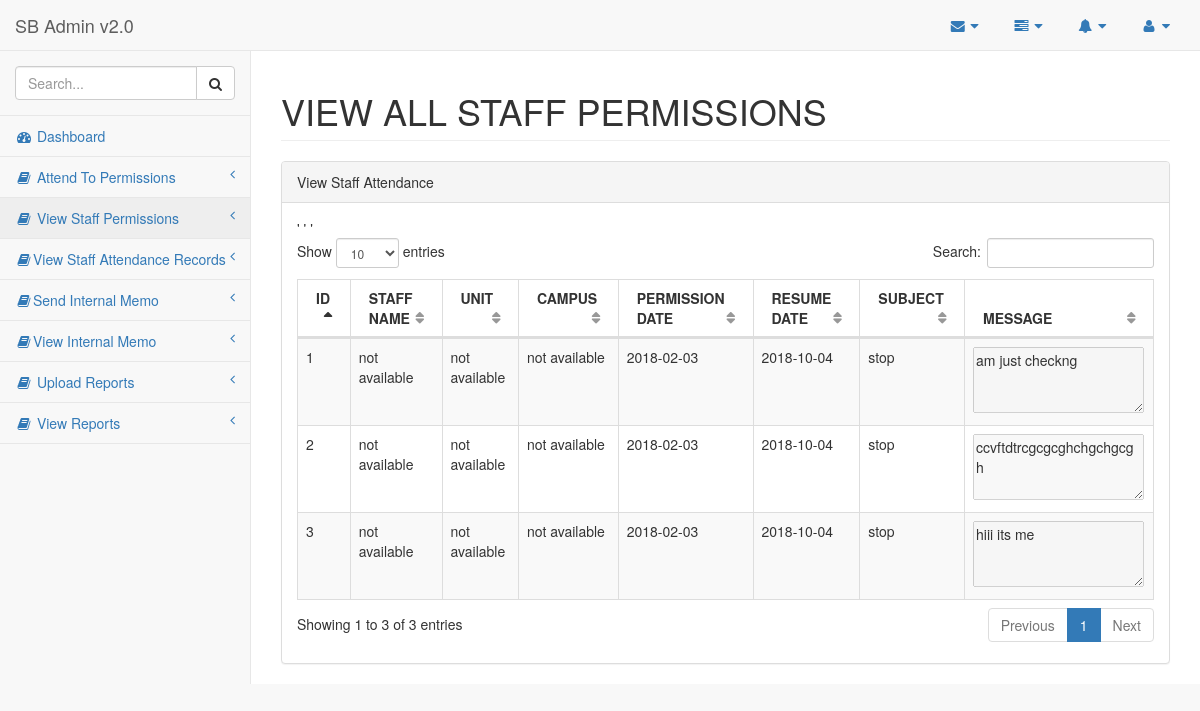
/admin/librarian/pages/viewstaffpermissions.php, run on the app's committed database.
### tables this page shows
CREATE TABLE `reply_permissions` (
  `id` int(6) NOT NULL,
  `staff_name` varchar(255) NOT NULL,
  `staff_id` varchar(255) NOT NULL,
  `unit` varchar(255) NOT NULL,
  `campus` varchar(255) NOT NULL,
  `d_o_p` date NOT NULL,
  `resume_date` date NOT NULL,
  `subject` varchar(255) NOT NULL,
  `status` varchar(255) NOT NULL,
  `accepted_date` date NOT NULL,
  `comment` varchar(255) NOT NULL,
  `date` datetime(6) NOT NULL DEFAULT CURRENT_TIMESTAMP
);

### admin/logics.php (called while the page is built, shortened)
<?php
    class db{
        private $server ="localhost";
        private $dbname = "library";
        private $user = "root";
        private $password = "";
        public function connect(){
            $this->conn = mysqli_connect($this->server,$this->user,$this->password,$this->dbname);
            if(!$this->conn){
                echo mysqli_error();
            }else{
                return $this->conn;
            }
        }
    }
    class permission extends db{
        function __construct(){
            $this->conn = $this->connect();
        }
        public function joined(){
            $query = "SELECT * FROM reply_permissions ";
            $run_query = $this->conn->query($query);
            if($run_query){
                return $run_query ;
            }else{
                return false;
            }
        }
    }
?>

### admin/librarian/pages/viewstaffpermissions.php (the view, shortened to what this page needs)
<!DOCTYPE html>
<html lang="en">
<head>
    <link href="../vendor/bootstrap/css/bootstrap.min.css" rel="stylesheet">
    <link href="../vendor/metisMenu/metisMenu.min.css" rel="stylesheet">
    <link href="../vendor/datatables-plugins/dataTables.bootstrap.css" rel="stylesheet">
    <link href="../vendor/datatables-responsive/dataTables.responsive.css" rel="stylesheet">
    <link href="../dist/css/sb-admin-2.css" rel="stylesheet">
    <link href="../vendor/font-awesome/css/font-awesome.min.css" rel="stylesheet" type="text/css">
</head>
<body>
    <div id="wrapper">
        <nav class="navbar navbar-default navbar-static-top" role="navigation" style="margin-bottom: 0">
            <div class="navbar-header">
                <a class="navbar-brand" href="index.html">SB Admin v2.0</a>
            </div>
            <ul class="nav navbar-top-links navbar-right">
                <li class="dropdown">
                    <a class="dropdown-toggle" data-toggle="dropdown" href="#">
                        <i class="fa fa-envelope fa-fw"></i> <i class="fa fa-caret-down"></i>
                    </a>
                </li>
                <li class="dropdown">
                    <a class="dropdown-toggle" data-toggle="dropdown" href="#">
                        <i class="fa fa-tasks fa-fw"></i> <i class="fa fa-caret-down"></i>
                    </a>
                </li>
                <li class="dropdown">
                    <a class="dropdown-toggle" data-toggle="dropdown" href="#">
                        <i class="fa fa-bell fa-fw"></i> <i class="fa fa-caret-down"></i>
                    </a>
                </li>
                <li class="dropdown">
                    <a class="dropdown-toggle" data-toggle="dropdown" href="#">
                        <i class="fa fa-user fa-fw"></i> <i class="fa fa-caret-down"></i>
                    </a>
                </li>
            </ul>
                  <?php require('sidenav.php');?>
        </nav>
        <div id="page-wrapper">
            <div class="row">
                <div class="col-lg-12">
                    <h1 class="page-header">VIEW ALL STAFF PERMISSIONS </h1>
                </div>
            </div>
            <div class="row">
                <div class="col-lg-12">
                    <div class="panel panel-default">
                        <div class="panel-heading">
                            View Staff Attendance
                        </div>
                        <div class="panel-body">
                            <table width="100%" class="table table-striped table-bordered table-hover" id="dataTables-example">
                                <thead>
                                    <tr>
                                        <th>ID</th>
                                        <th>STAFF NAME</th>
                                        <th>UNIT</th>
                                        <th>CAMPUS</th>
                                        <th>PERMISSION DATE</th>
                                        <th>RESUME DATE</th>
                                        <th>SUBJECT </th>
                                        <th>MESSAGE </th>
                                    </tr>
                                </thead>
                                <tbody>
                                    <?php
                                        require('./../../logics.php');
                                        $permission = new permission();
                                            $id = 1;
                                            if($view_book = $permission->joined()){
                                                while($row = mysqli_fetch_assoc($view_book)){
                                                    echo "
                                                        <tr class='gradeA'>
                                                            <td>". $id ."</td>
                                                            <td>". $row['staff_name']."</td>
                                                            <td>". $row['unit']."</td>
                                                            <td class='center'>". $row['campus'] ."</td>
                                                            <td class='center'>". $row['d_o_p'] ."</td>
                                                            <td class='center'>". $row['resume_date'] ."</td>'
                                                            <td class='center'>". $row['subject'] ."</td>
                                                            <td class='center'>
                                                                <textarea rows='3' cols='20' disabled>". $row['comment'] ."
                                                                </textarea>
                                                            </td>
                                                        </tr>
                                                        ";
                                                        $id ++;
                                                }
                                            }
                                    ?>
                                </tbody>
                            </table>
                        </div>
                    </div>
                </div>
            </div>
        </div>
    </div>
</body>
</html>

### data on the page
reply_permissions: staff_name "not available", unit "not available", campus "not available", d_o_p "2018-02-03", resume_date "2018-10-04", subject "stop", comment "am just checkng"
reply_permissions: staff_name "not available", unit "not available", campus "not available", d_o_p "2018-02-03", resume_date "2018-10-04", subject "stop", comment "ccvftdtrcgcgcghchgchgcgh"
reply_permissions: staff_name "not available", unit "not available", campus "not available", d_o_p "2018-02-03", resume_date "2018-10-04", subject "stop", comment "hiii its me"
